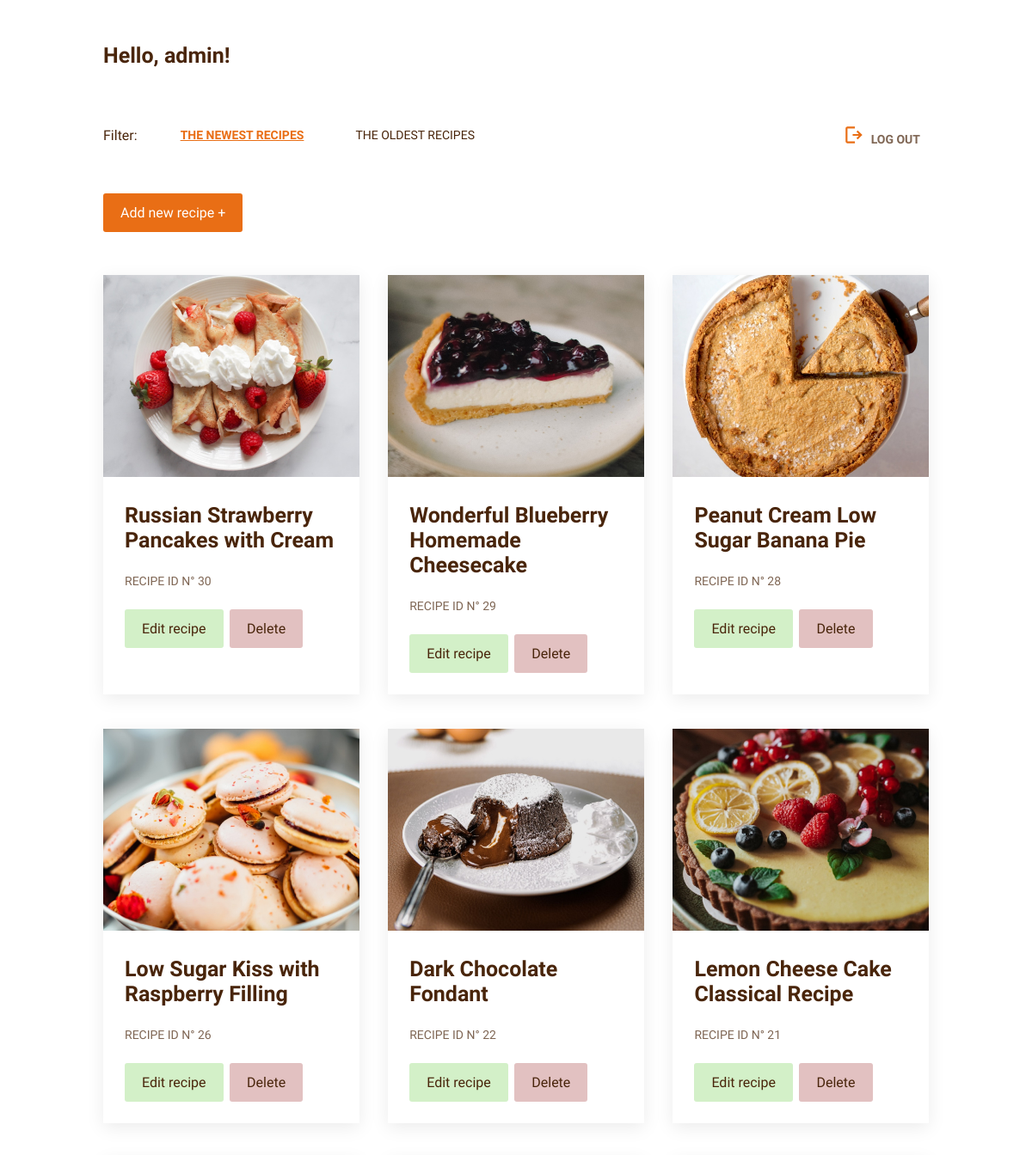
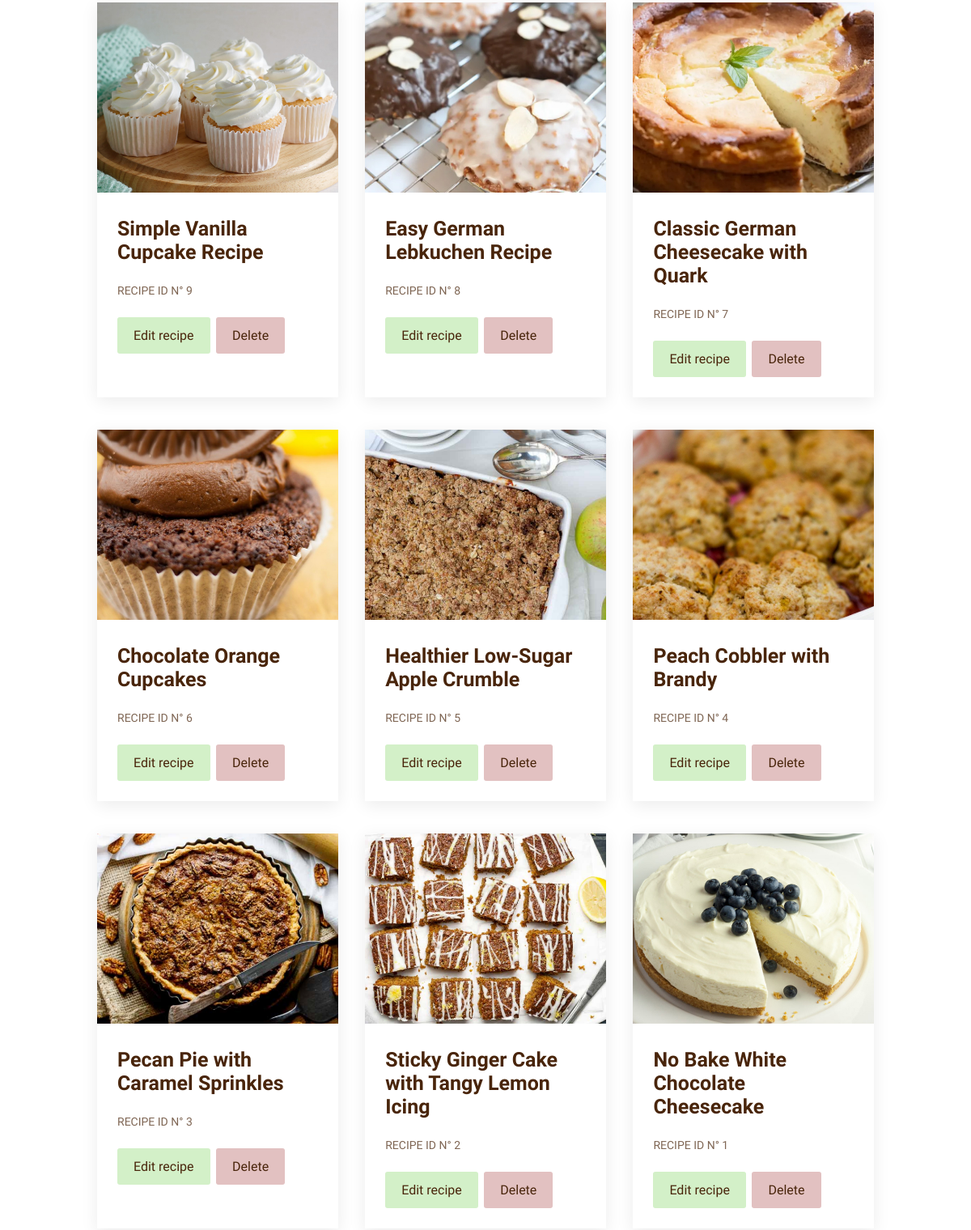
The page /admin.php (signed in) on the database its author committed (2 pictures, top to bottom).
### tables this page shows
CREATE TABLE IF NOT EXISTS `recipe` (
  `id_recipe` int NOT NULL AUTO_INCREMENT,
  `author` int NOT NULL,
  `title` varchar(255) NOT NULL,
  `photo` varchar(255) NOT NULL,
  `alt_photo` varchar(255) NOT NULL,
  `description` text NOT NULL,
  `category` int NOT NULL,
  `prep_time` varchar(255) NOT NULL,
  `ingredients` text NOT NULL,
  `instructions` text NOT NULL,
  PRIMARY KEY (`id_recipe`)
);

### admin.php (the view, shortened to what this page needs)
<?php
require_once 'connect.php';
$blog = $db->query('SELECT `id_recipe`, `author`, `title`, `photo`, `alt_photo`, `category`, `prep_time` FROM `recipe` ORDER BY `id_recipe` DESC');
if(isset($_SESSION['login'])) {
?>
<!DOCTYPE html>
<html lang="en">
<head>
    <link rel="stylesheet" href="main.css">
</head>
<body>
    <main>
        <section id="admin-main">
            <div class="container">
<?php
echo "<h3 style='margin-top:50px'>Hello, " . $_SESSION['login'] . "!</h3>";
?>
                <nav class="nav__category dflex">
                    <ul>
                        <li>
                            Filter:
                        </li>
                        <li>
                            <a href="#" class="category-active">The newest recipes</a>
                        </li>
                        <li>
                            <a href="#">The oldest recipes</a>
                        </li>
                    </ul>
                    <div class="logout">
                        <a href="logout.php" class="dflex">
                            <img src="img/logout.svg" alt="Log out">
                            <p class="p-id">Log out</p>
                        </a>
                    </div>
                </nav>
                <a href="new-recipe.php" class="admin-btn add-btn">Add new recipe +</a>
<?php
echo '<div class="latest__card-wrapper dflex">';
while ($recipe = $blog->fetch(PDO::FETCH_ASSOC)) {
?>
                    <div class="recipe-card dflex fdcolumn">
                        <img src="<?=$recipe['photo']?>" alt="<?=$recipe['alt_photo']?>">
                        <div class="recipe-card__text">
                            <h3><?=$recipe['title']?></h3>
                            <p class="p-id">
                                recipe id N° <?=$recipe['id_recipe']?>
                            </p>
                            <div class="admin__btn-wrapper">
                                <a href="update.php?id=<?=$recipe['id_recipe']?>" class="admin-btn">Edit recipe</a>
                                <a href="delete.php?id=<?=$recipe['id_recipe']?>" class="admin-btn">Delete</a>
                            </div>
                        </div>
                    </div>
<?php
}
echo '</div>';
?>
            </div>
        </section>
    </main>
</body>
</html>
<?php
} else {
    header('Location: login.php');
}

### main.css (style rules this page uses)
* { margin: 0; padding: 0; font-size: 10px; }
body { color: #49250B; font-family: 'Josefin Sans', sans-serif; }
.container { width: 1170px; margin: 0 auto; }
.dflex { display: flex; }
.fdcolumn { flex-direction: column; }
a { text-decoration: none; display: inline-block; }
h3 { font-size: 2.5rem; font-weight: 600; }
.recipe-card { width: 31%; box-shadow: 0 5px 20px 0px rgba(13, 6, 1, 0.08); margin-bottom: 40px; }
.recipe-card__text { box-sizing: border-box; padding: 30px 25px 15px; }
nav > ul { display: flex; justify-content: space-evenly; }
nav > ul > li { list-style: none; }
.latest__card-wrapper { justify-content: space-between; flex-wrap: wrap; }
.nav__category { margin-top: 140px; }
.nav__category > ul { justify-content: start; align-items: center; }
.nav__category > ul > li:first-child { font-size: 1.6rem; }
.nav__category > ul > li > a { font-size: 1.4rem; text-transform: uppercase; margin-left: 40px; padding: 10px; color: #49250B; font-weight: 400; transition: all .2s ease-in-out; }
.nav__category > ul > li > a.category-active { font-weight: 700; text-decoration: underline; color: #E96E15; }
@media screen and (max-width: 1200px) { .container { width: 960px; } }
#admin-main .nav__category { margin: 50px 0 30px; justify-content: space-between; }
.logout > a { align-items: center; }
.logout > a > p { transition: all .2s ease-in-out; font-weight: 700; }
.logout > a > img { margin-right: 7px; }
p.p-id { font-size: 1.4rem; text-transform: uppercase; color: #49250bb3; padding: 25px 10px 15px 0; }
a.admin-btn { font-size: 1.6rem; color: #49250B; padding: 13px 20px; border-radius: 3px; margin: 10px 0; transition: all .2s ease-in-out; }
.admin__btn-wrapper > a:first-child { background-color: #D3F0C8; margin-right: 5px; }
.admin__btn-wrapper > a:last-child { background-color: #E2C1C1; }
a.add-btn { background-color: #E96E15; color: #fff; margin-bottom: 50px; }

### rows shown on the page
recipe: photo (picture), title "Russian Strawberry Pancakes with Cream", id_recipe "30"
recipe: photo (picture), title "Wonderful Blueberry Homemade Cheesecake", id_recipe "29"
recipe: photo (picture), title "Peanut Cream Low Sugar Banana Pie", id_recipe "28"
recipe: photo (picture), title "Low Sugar Kiss with Raspberry Filling", id_recipe "26"
recipe: photo (picture), title "Dark Chocolate Fondant", id_recipe "22"
recipe: photo (picture), title "Lemon Cheese Cake Classical Recipe", id_recipe "21"
recipe: photo (picture), title "Simple Vanilla Cupcake Recipe", id_recipe "9"
recipe: photo (picture), title "Easy German Lebkuchen Recipe", id_recipe "8"
recipe: photo (picture), title "Classic German Cheesecake with Quark", id_recipe "7"
recipe: photo (picture), title "Chocolate Orange Cupcakes", id_recipe "6"
recipe: photo (picture), title "Healthier Low-Sugar Apple Crumble", id_recipe "5"
recipe: photo (picture), title "Peach Cobbler with Brandy", id_recipe "4"
recipe: photo (picture), title "Pecan Pie with Caramel Sprinkles", id_recipe "3"
recipe: photo (picture), title "Sticky Ginger Cake with Tangy Lemon Icing", id_recipe "2"
recipe: photo (picture), title "No Bake White Chocolate Cheesecake", id_recipe "1"

### other values the page prints
$_SESSION['login'] "admin"
